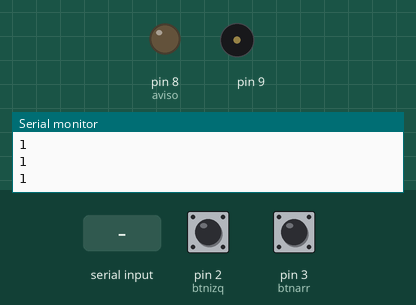
Bench run of a sketch on a simulated Arduino Uno, built with avr-gcc and run on an emulated ATmega328P. Parts: output pins drawn as LEDs (lit = HIGH), buzzer (waves = sounding), the last lines printed to the serial monitor. The test bench sets the inputs (shaded band); at power-on: pin 2 (btnizq) HIGH, pin 3 (btnarr) LOW.

Above: at 1.5 s.
1.6 s: "1\n" received over Serial
At 2.8 s:
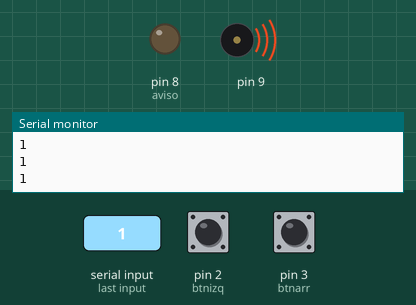
4.5 s: "3\n" received over Serial
At 5.3 s:
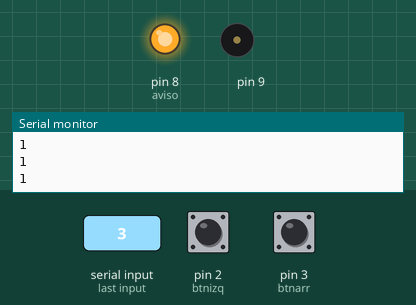
Timing chart, 0 to 7.5 s (numbered marks = the images above; inputs shaded):
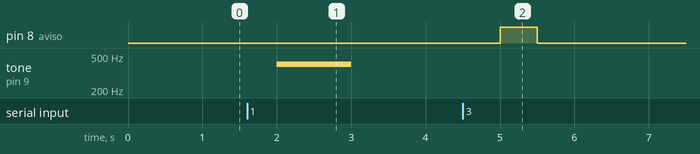

The sketch:

sketch_apr12a.ino
```cpp
const int btnizq = 2;
const int btnarr = 3;
const int btnder = 5;
const int btnaba = 4;
const int btnrev = 6;
const int btnmar = 7;

const int aviso = 8;


void setup() {

  pinMode(btnizq, INPUT);
  pinMode(btnarr, INPUT);
  pinMode(btnder, INPUT);
  pinMode(btnaba, INPUT);

  pinMode(aviso, OUTPUT);
  pinMode(9, OUTPUT);

  Serial.begin(9600);

}

void loop() {
  // put your main code here, to run repeatedly:

  if(digitalRead(btnizq) == LOW){
      Serial.println("0");
  }
  else if(digitalRead(btnarr) == LOW){

      Serial.println("1");


  }
  else if(digitalRead(btnder) == LOW){

      Serial.println("2");

  }
  else if(digitalRead(btnaba) == LOW){
      Serial.println("3");
  }
  else if(digitalRead(btnrev) == LOW){
      Serial.println("4");
  }
  else if(digitalRead(btnmar) == LOW){
      Serial.println("5");
  }
  delay(500);
  if(Serial.available()!=0){
    int serial = Serial.parseInt();

    if(serial == 1){

      tone(9, 400);
      delay(1000);
      noTone(9);
    }
    if(serial == 2){
      tone(9, 100);
      delay(1000);
      noTone(9);
    }
    if(serial == 3){
      digitalWrite(aviso, HIGH);
      delay(500);
      digitalWrite(aviso, LOW);
    }

  }


}
```

Measured:
- after the input at 1.6 s, tone on pin 9: silent → 400 Hz after 0.40 s, → silent 1.0 s later
- after the input at 4.5 s, pin 8 (aviso): LOW → HIGH after 0.50 s, → LOW 0.50 s later
